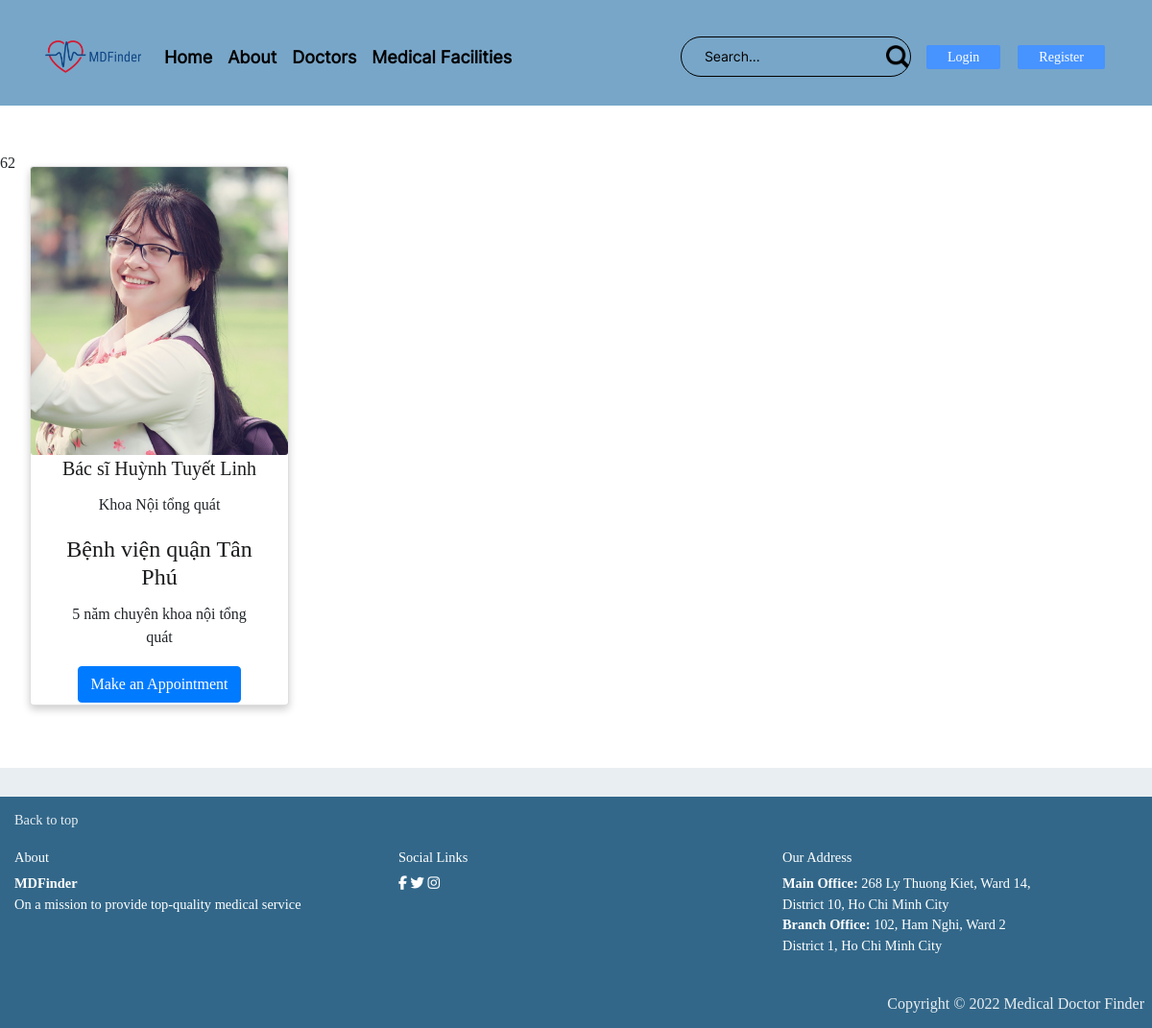
The page /index.php?page=doctor-profile&md_id=62 on the database its author committed.
### tables this page shows
CREATE TABLE `doctor` (
  `md_id` int(32) NOT NULL,
  `md_name` varchar(41) DEFAULT NULL,
  `md_dept` varchar(50) DEFAULT NULL,
  `md_clinic` varchar(600) DEFAULT NULL,
  `md_address` varchar(100) DEFAULT NULL,
  `md_photo` varchar(100) DEFAULT NULL,
  `md_desc` varchar(1300) DEFAULT NULL,
  `md_degree` varchar(500) DEFAULT NULL,
  `user_id` int(32) DEFAULT NULL
);

### libs/cards_display.php (the view, shortened to what this page needs)
<?php
function md_profile($md_id, $md_name, $md_dept, $md_photo, $md_clinic, $md_address, $md_desc, $md_degree){
    $element="
    <div class=\"col-md-3 col-sm-6 col-xs-12\">
                        <div class=\"card\">
                            <img src=\"$md_photo\" class=\"card-img\" alt=\"\">
                            <div class=\"card-container\">
                                <h5 class=\"card-title\">$md_name</h5>
                                <p class=\"card-text\">Khoa $md_dept</p>
                                <h4 class=\"card-text\">$md_clinic</h4>
                                <p class=\"card-text\">$md_desc</p>
                                <a href=\"?page=make-appointment&md_id=$md_id\" class=\"btn btn-primary\">Make an Appointment</a>
                            </div>
                        </div>
                    </div>";
    echo $element;
}
?>

### views/doctor-profile.php (shortened to what this page needs)
<?php
require('libs/cards_display.php');
require('libs/database/databaseimplement.php');
$database = new DatabaseClass(db_name:"mdfinder", table_name:"doctor");
?>
<!DOCTYPE html>
<html lang="en">
<head>
    <link rel="stylesheet" href="./assets/css/style.css">
    <link rel="stylesheet" href="./assets/css/login.css">
    <link rel="stylesheet" href="./assets/css/register.css">
    <link rel="stylesheet" href="./assets/css/main.css">
    <link rel="stylesheet" href="./assets/css/utilities.css">
    <link rel="stylesheet" href="./assets/css/utils.css">
    <link rel="stylesheet" href="https://maxcdn.bootstrapcdn.com/bootstrap/4.5.2/css/bootstrap.min.css">
</head>
<body>
<?php include 'components/header.php'; ?>
<div class="container-fluid">
    <div class="row text-center py-5">
        <?php
            $md_id = $_GET['md_id'];
            $result = $database->displayDoctor($md_id);
            while ($row = mysqli_fetch_assoc($result)){
                md_profile( $row['md_id'],
                            $row['md_name'],
                            $row['md_dept'],
                            $row['md_photo'],
                            $row['md_clinic'],
                            $row['md_address'],
                            $row['md_desc'],
                            $row['md_degree']
                        );
            }
        ?>
    </div>
</div>
<?php include 'components/footer.php'; ?>
</body>
</html>

### assets/css/style.css (style rules this page uses)
* { box-sizing: border-box; padding: 0; margin: 0; line-height: 1.5; font-family: "Lucida Sans", "Roboto", "Helvetica", sans-serif; }
:root { --bg-color: #ffffff; --heading-color: #1B1C1E; --text-color: #2B2B2B; }
html { height: 100%; background-color: var(--color-3); }
body { background-color: var(--color-3); color: var(--text-color); height: 100vh; display: flex; flex-direction: column; }
h1, h2, h3, h4, h5, h6 { color: var(--heading-color); }
div { display: block; }
.row::after { content: ""; clear: both; display: block; }
[class*="col-"] { float: left; padding: 15px; }
.card { box-shadow: 0 4px 8px 0 rgba(0, 0, 0, 0.2); transition: 0.3s; width: 100%; margin: 0 auto; margin-bottom: 2em; border-radius: 5px; background-color: var(--color-2); }
.card-container { padding: 2px 16px; }
.card-img { width: 100%; height: 300px; object-fit: cover; border-radius: 5px 5px 0 0; }
.card-text { padding: 2px 16px; width: 100%; }

### assets/css/login.css (style rules this page uses)
* { margin: 0; padding: 0; box-sizing: border-box; font-family: "Gilroy Medium"; outline: none; }

### assets/css/register.css (style rules this page uses)
* { margin: 0; padding: 0; box-sizing: border-box; font-family: "Gilroy Medium"; outline: none; }

### assets/css/main.css (style rules this page uses)
* { margin: 0; padding: 0; }
:root { --color-black: #2e2e2e; --color-red: #d8112b; --color-blue: #084487; --color-1: #326789; --color-2: #78a6c8; --color-3: #e9eef2; --color-4: #e65c4f; }
a:link { text-decoration: none !important; cursor: pointer; }
::placeholder { color: rgb(1, 1, 1); opacity: 1; }

### assets/css/utilities.css (style rules this page uses)
* { margin: 0; padding: 0; box-sizing: border-box; -webkit-font-smoothing: antialiased; -moz-osx-font-smoothing: grayscale; }
*:before, *:after { box-sizing: border-box; }

### rows shown on the page
doctor: md_photo (picture), md_name "Bác sĩ Huỳnh Tuyết Linh", md_dept "Nội tổng quát", md_clinic "Bệnh viện quận Tân Phú", md_desc "5 năm chuyên khoa nội tổng quát"

### other values the page prints
$id "62"
